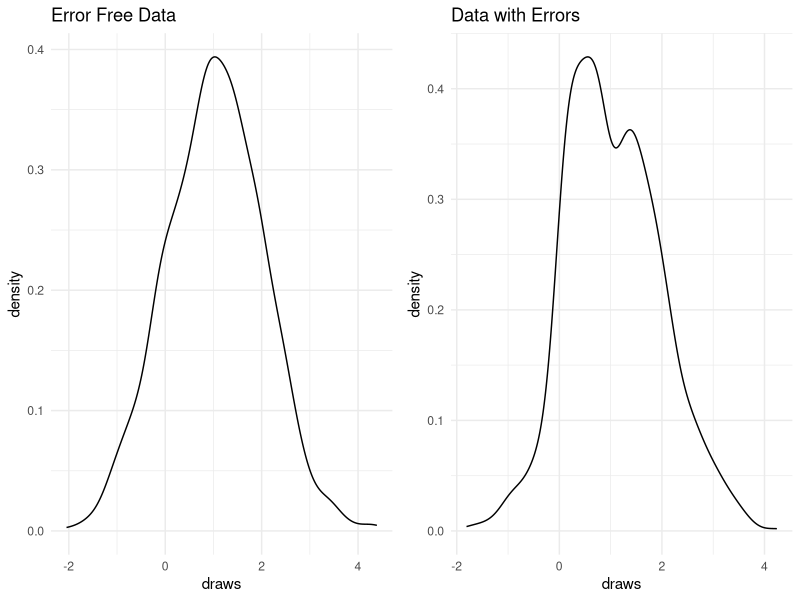
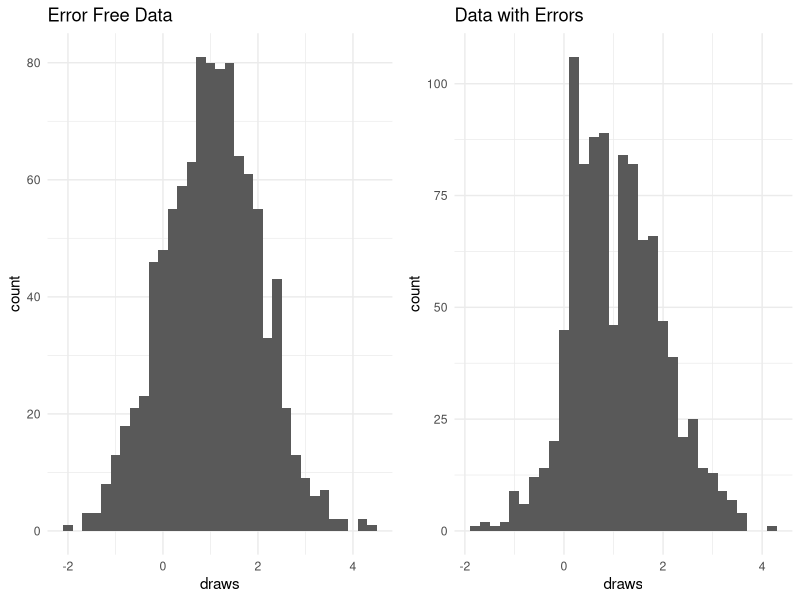

Generate these figures, in order, with R:
## ---- chunk 1
#| include: false
#| warning: false
#| message: false

observations <- 1000
mean <- 1
sd <- 1

library(dplyr)
library(ggpubr)
library(kableExtra)
## ---- chunk 2
#| echo: false
#| warning: false
#| message: false
#| label: tbl-situation-1
#| tbl-cap: "Comparing the first the first 10 observations to the 901 to 910 observations, we find that they are identical due to over-writing by the instrument"
#1. Unknown to us, the instrument has a mistake in it, which means that it has a maximum memory of 900 observations, and begins over-writing at that point, so the final 100 observations are actually a repeat of the first 100.

set.seed(123)
simulation <- tibble(draws = rnorm(n = observations - 100, mean = mean, sd = sd))
first_100 <- head(simulation, 100)
simulation <- add_row(simulation, first_100)

head <- kable(head(simulation, 10), col.names = "head")
tail <- kable(simulation[901:910, "draws"], col.names = "tail")
knitr::kable(list(head, tail))
## ---- chunk 3
#| echo: false
#| warning: false
#| message: false
#| label: tbl-situation-2
#| tbl-cap: "Comparing the first 10 observations after the change to before, notice that the negative observation has been turned positive"
#2. We employ a research assistant to clean and prepare the data set. During the process of doing this, unknown to us, they accidentally change half of the negative draws to be positive.

half_of_negative_draws <- round(sum(simulation$draws < 0, na.rm=TRUE)/2, 0)
negative_draws <- 0

for(i in 1:nrow(simulation)){
  if(negative_draws < half_of_negative_draws){
    if(simulation[i, "draws"] < 0){
      simulation[i, "draws"] <- simulation[i, "draws"] * -1
      negative_draws <- negative_draws + 1
    }
  }
}
head2 <- kable(head(simulation, 10), col.names = "head_no_negatives")
knitr::kable(list(head, head2))
## ---- chunk 4
#| echo: false
#| warning: false
#| message: false
#| label: tbl-situation-3
#| tbl-cap: "Comparing the first 10 observations from after this change to when the data set was first simulated, decimals for observations between 1 and 1.1 have been shifted to the left "
# 3. They additionally, accidentally, change the decimal place on any value between 1 and 1.1, so that, for instance 1 becomes 0.1, and 1.1 would become 0.11.

for(i in 1:nrow(simulation)){
  if(simulation[i, "draws"] <= 1.1 & simulation[i, "draws"] >= 1){
    simulation[i, "draws"] <- simulation[i, "draws"] * 0.1
  }
}
head3 <- kable(head(simulation, 10), col.names = "head_smaller_decimals")
knitr::kable(list(head, head3))
## ---- chunk 5
#| echo: false
#| warning: false
#| message: false
#| label: tbl-error-free
#| tbl-cap: "Error free data set has mean of 1.03, standard deviation of 1, and standard error of 0.03"
simulation_cleaned <- tibble(draws = rnorm(n = observations, mean = mean, sd = sd))

true_mean <-
  sum(simulation_cleaned$draws) / nrow(simulation_cleaned)

simulation_cleaned <-
  simulation_cleaned |>
  mutate(diff_square = (draws - true_mean) ^ 2)

true_standard_deviation <-
  sqrt(sum(simulation_cleaned$diff_square) / (nrow(simulation_cleaned) - 1))

true_standard_error <-
  true_standard_deviation / sqrt(nrow(simulation_cleaned))

kable(
  tibble(mean = true_mean,
         sd = true_standard_deviation,
         se = true_standard_error),
  col.names = c(
    "True mean",
    "True standard deviation",
    "True standard error"
  ),
  digits = 2,
  align = c("l", "r", "r"),
  booktabs = TRUE,
  linesep = ""
  )
  
## ---- chunk 6
#| echo: false
#| warning: false
#| message: false
#| label: tbl-error
#| tbl-cap: "Data set with errors has mean of 0.11, standard deviation of 0.09, and standard error of 0"
estimated_mean <-
  sum(simulation$draws) / nrow(simulation)

simulation <-
  simulation |>
  mutate(diff_square = (draws - estimated_mean) ^ 2)

estimated_standard_deviation <-
  sqrt(sum(simulation$diff_square) / (nrow(simulation) - 1))

estimated_standard_error <-
  estimated_standard_deviation / sqrt(nrow(simulation))

kable(
  tibble(mean = estimated_mean,
         sd = estimated_standard_deviation,
         se = estimated_standard_error),
  col.names = c(
    "Estimated mean",
    "Estimated standard deviation",
    "Estimated standard error"
  ),
  digits = 2,
  align = c("l", "r", "r"),
  booktabs = TRUE,
  linesep = ""
  )
## ---- chunk 7
#| echo: false
#| warning: false
#| message: false
#| label: fig-dataset-graphs
#| fig-cap: "Error free data is normally distributed and has mean of one. Data with errors seems to be binomially distributed with one peak at 0.75 and another at 1.25."
cleaned_plot <-
  simulation_cleaned |>
  ggplot(aes(x = draws)) +
  geom_density() +
  ggtitle("Error Free Data") +
  theme_minimal() 

simulated_plot <-
  simulation |>
  ggplot(aes(x = draws)) +
  geom_density() +
  ggtitle("Data with Errors") +
  theme_minimal() 

ggarrange(cleaned_plot, simulated_plot, ncol = 2)
## ---- chunk 8
#| echo: false
#| warning: false
#| message: false
#| label: fig-dataset-histogram
#| fig-cap: "Error free data is normally distributed with mean of one. Data with errors is binomially distributed with a peak between 0 and 1 and another between 1 and 2"

cleaned_histogram <-
  simulation_cleaned |>
  ggplot(aes(x = draws)) +
  geom_histogram(binwidth = .2) +
  ggtitle("Error Free Data") +
  theme_minimal() 

simulated_histogram <-
  simulation |>
  ggplot(aes(x = draws)) +
  geom_histogram(binwidth = .2) +
  ggtitle("Data with Errors") +
  theme_minimal() 

ggarrange(cleaned_histogram, simulated_histogram, ncol = 2)
